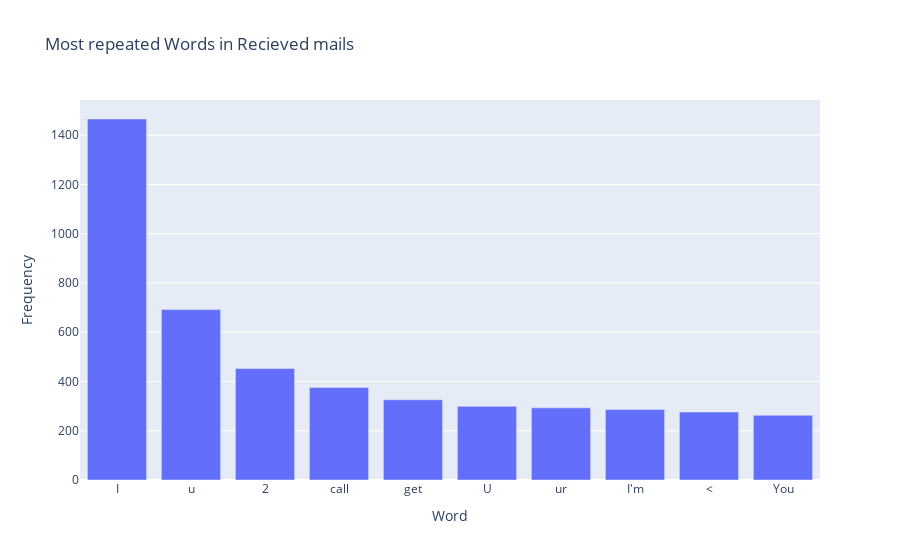

The code cell stored with this chart in its notebook:
### Code cell
top_words = word_counts.most_common(10)
x_values = [word[0] for word in top_words]
y_values = [word[1] for word in top_words]

fig = go.Figure(data=[go.Bar(x=x_values, y=y_values)])
fig.update_layout(title='Most repeated Words in Recieved mails', xaxis_title='Word', yaxis_title='Frequency')

fig.show()

comment_words = ''
stopwords = set(STOPWORDS)
 
# iterate through the data
for val in top_words:
     
    # typecaste each val to string
    val = str(val)
 
    # split the value
    tokens = val.split()
     
    # Converts each token into lowercase
    for i in range(len(tokens)):
        tokens[i] = tokens[i].lower()
     
    comment_words += " ".join(tokens)+" "
    
wordcloud = WordCloud(width = 800, height = 800,
                background_color ='white',
                stopwords = stopwords,
                min_font_size = 10).generate(comment_words)
 
# plot the WordCloud image                      
plt.figure(figsize = (10, 8), facecolor = None)
plt.imshow(wordcloud)
plt.axis("off")
plt.tight_layout(pad = 0)
 
plt.show()

### Figure 1 — Plotly figure (JSON) as saved in the notebook; plotly's stock layout.template omitted (floating-point values rounded to 4 significant figures)
{"data": [{"type": "bar", "x": ["I", "u", "2", "call", "get", "U", "ur", "I'm", "&lt;", "You"], "y": [1466, 692, 453, 376, 326, 299, 293, 286, 276, 263]}], "layout": {"title": {"text": "Most repeated Words in Recieved mails"}, "xaxis": {"title": {"text": "Word"}}, "yaxis": {"title": {"text": "Frequency"}}}}
